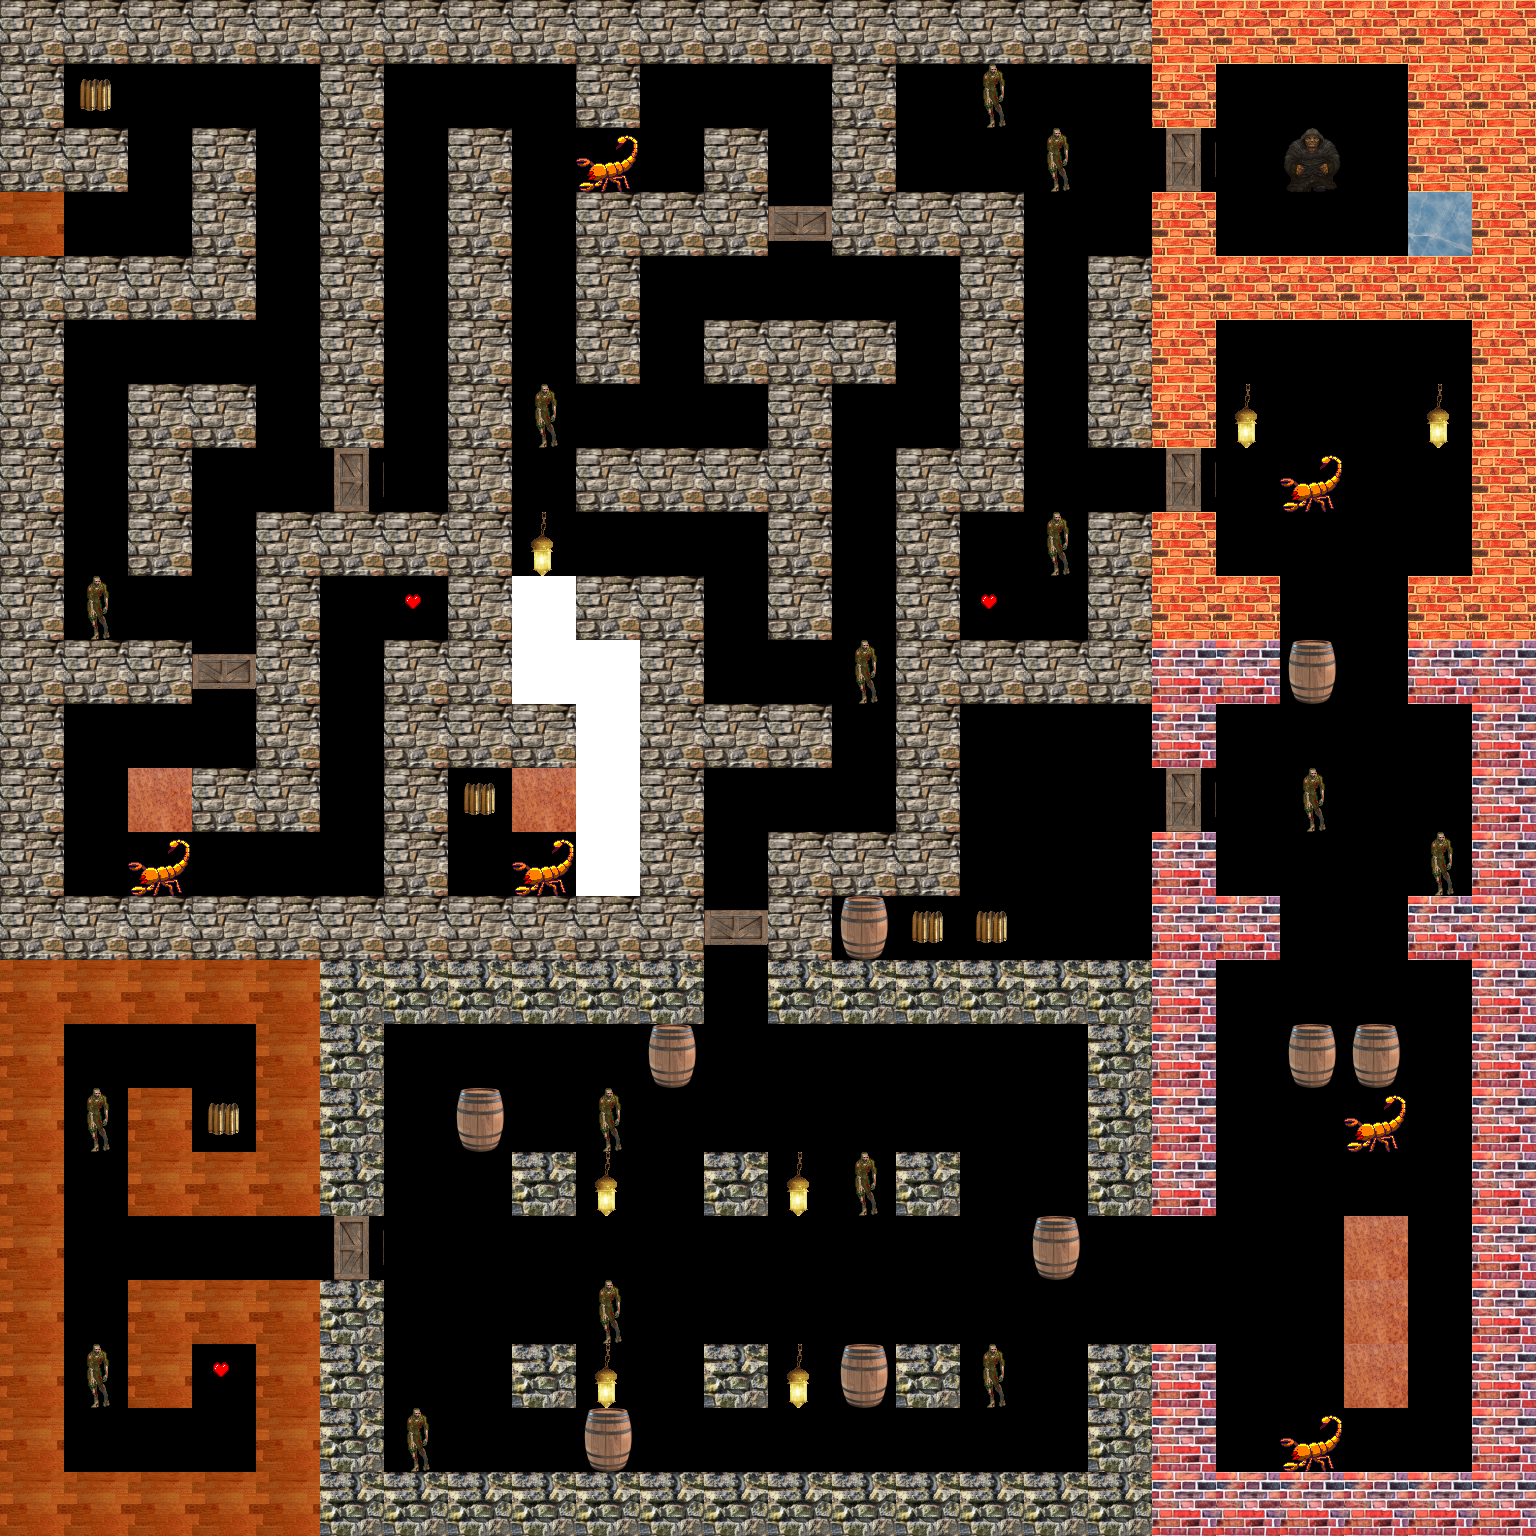

Tiled map render using the project's own tile images. Description and the whole map definition, tile-layer contents included, below:
An orthogonal 24x24 tile map with 64x64 px tiles, 1 tile layer (Прошарок плиток 1).

<map version="1.2" tiledversion="1.3.3" orientation="orthogonal" renderorder="left-up" width="24" height="24" tilewidth="64" tileheight="64" infinite="0" nextlayerid="2" nextobjectid="1">
 <tileset firstgid="1" name="tiles2" tilewidth="64" tileheight="64" tilecount="20" columns="4">
  <image source="tiles2.png" width="256" height="320" />
 </tileset>
 <layer id="1" name="Прошарок плиток 1" width="24" height="24">
  <data encoding="csv">
12,12,12,12,12,12,12,12,12,12,12,12,12,12,12,12,12,12,9,9,9,9,9,9,
12,4,0,0,0,12,0,0,0,12,0,0,0,12,0,1,0,0,9,0,0,0,9,9,
12,12,0,12,0,12,0,12,0,2,0,12,0,12,0,0,1,0,15,0,7,0,9,9,
14,0,0,12,0,12,0,12,0,12,12,12,16,12,12,12,0,0,9,0,0,0,8,9,
12,12,12,12,0,12,0,12,0,12,0,0,0,0,0,12,0,12,9,9,9,9,9,9,
12,0,0,0,0,12,0,12,0,12,0,12,12,12,0,12,0,12,9,0,0,0,0,9,
12,0,12,12,0,12,0,12,1,0,0,0,12,0,0,12,0,12,9,6,0,0,6,9,
12,0,12,0,0,15,0,12,0,12,12,12,12,0,12,12,0,0,15,0,2,0,0,9,
12,0,12,0,12,12,12,12,6,0,0,0,12,0,12,0,1,12,9,0,0,0,0,9,
12,1,0,0,12,0,3,12,19,12,12,0,12,0,12,3,0,12,9,9,0,0,9,9,
12,12,12,16,12,0,12,12,19,19,12,0,0,1,12,12,12,12,13,13,5,0,13,13,
12,0,0,0,12,0,12,12,12,19,12,12,12,0,12,20,20,20,13,0,0,0,0,13,
12,0,10,12,12,0,12,4,10,19,12,0,0,0,12,20,20,20,15,0,1,0,0,13,
12,0,2,0,0,0,12,0,2,19,12,0,12,12,12,20,20,20,13,0,0,0,1,13,
12,12,12,12,12,12,12,12,12,12,12,16,12,5,4,4,20,20,13,13,0,0,13,13,
14,14,14,14,14,11,11,11,11,11,11,0,11,11,11,11,11,11,13,0,0,0,0,13,
14,20,20,20,14,11,0,0,0,0,5,0,0,0,0,0,0,11,13,0,5,5,0,13,
14,1,14,4,14,11,0,5,0,1,0,0,0,0,0,0,0,11,13,0,0,2,0,13,
14,0,14,14,14,11,0,0,11,6,0,11,6,1,11,0,0,11,13,0,0,0,0,13,
14,0,0,0,0,15,0,0,0,0,0,0,0,0,0,0,5,0,0,0,0,10,0,13,
14,0,14,14,14,11,0,0,0,1,0,0,0,0,0,0,0,0,0,0,0,10,0,13,
14,1,14,3,14,11,0,0,11,6,0,11,6,5,11,1,0,11,13,0,0,10,0,13,
14,20,20,20,14,11,1,0,0,5,0,0,0,0,0,0,0,11,13,0,2,0,0,13,
14,14,14,14,14,11,11,11,11,11,11,11,11,11,11,11,11,11,13,13,13,13,13,13
</data>
 </layer>
</map>